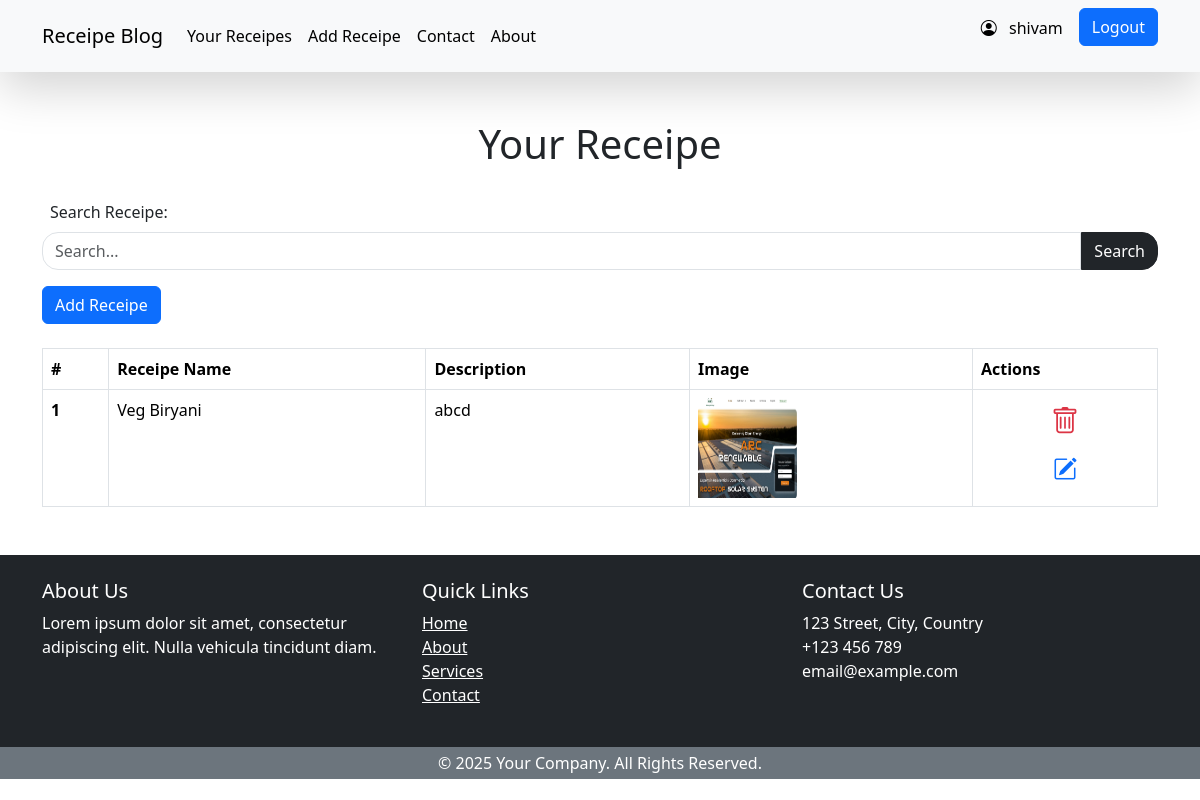
The page /receipe/user/shivamsingh175503@gmail.com (signed in) on the database its author committed.
### recipeProject/models.py (models this page shows)
class Receipe(models.Model):
    user = models.ForeignKey(User, on_delete=models.SET_NULL, null=True, blank=True)
    receipe_name = models.CharField(max_length=100)
    receipe_desc = models.TextField()
    receipe_image = models.ImageField(upload_to="receipe/")

### recipeProject/views.py (the view)
# urls.py: path('user/<username>', views.userReceipe, name='userReceipe'),
@login_required(login_url='/auth/signin')
def userReceipe(request,username):
    user = User.objects.get(username=username)
    queryset = Receipe.objects.filter(user=user.id)
    context = {'receipes': queryset}
    if request.GET.get("search"):
        search = request.GET.get("search")
        queryset = queryset.filter(receipe_name__icontains = search)
        context = {'receipes': queryset, 'search':True}
    return render(request, 'user_receipe.html', context)

### recipeProject/templates/user_receipe.html (shortened to what this page needs)
{% extends "layout.html" %} {% block title %} Receipe Page {% endblock title %}
{% block content %}
<div class="container mt-5">
  <div class="d-flex justify-content-center mt-4">
    <h1>Your Receipe</h1>
  </div>
  <form class="mt-4">
    <label for="search_receipe" class="form-label ps-2">Search Receipe:</label>
    <div class="d-flex">
      <input
        name="search"
        type="text"
        class="form-control rounded-4 rounded-end-0"
        id="search_receipe"
        placeholder="Search..."
      />
      <button type="submit" class="btn btn-dark rounded-4 rounded-start-0">
        Search
      </button>
    </div>
  </form>
  {% if request.user.is_authenticated %}
  <a
    href="/receipe/add-receipe"
    class="btn btn-primary {% if search %}mt-0{% else %}mt-3{% endif %}"
    >Add Receipe</a
  >
  {% endif %}
  <table class="table table-bordered mt-4">
    <thead>
      <tr>
        <th scope="col">#</th>
        <th scope="col">Receipe Name</th>
        <th scope="col">Description</th>
        <th scope="col">Image</th>
        {% if request.user.is_authenticated %}
        <th scope="col">Actions</th>
        {% endif %}
      </tr>
    </thead>
    <tbody>
      {% for receipe in receipes %}
      <tr>
        <th scope="row">{{forloop.counter}}</th>
        <td>{{receipe.receipe_name}}</td>
        <td>
          <p>{{receipe.receipe_desc}}</p>
        </td>
        <td>
          <img
            src="/receipe/media/{{receipe.receipe_image}}"
            width="100px"
            height="100px"
          />
        </td>
        {% if request.user.is_authenticated %}
        <td>
          <div class="d-flex flex-column gap-2">
            <a
              class="btn px-2 py-0"
              href="/receipe/delete-receipe/{{receipe.id}}"
              ><i class="bi bi-trash fs-3 text-danger"></i
            ></a>
            <a
              class="btn px-2 py-0"
              href="/receipe/update-receipe/{{receipe.id}}"
              ><i class="bi bi-pencil-square fs-4 text-primary"></i
            ></a>
          </div>
        </td>
        {% endif %}
      </tr>
      {% endfor %}
    </tbody>
  </table>
</div>
{% endblock content %}

### templates/navbar.html (shortened to what this page needs)
{% load static %}
<!DOCTYPE html>
<html lang="en">
<head>
    <link rel="stylesheet" href="{% static 'css/bootstrap.min.css' %}">
    <link rel="stylesheet" href="{% static 'icons/bootstrap-icons.css' %}">
</head>
<body>
    <nav class="navbar navbar-expand-lg bg-body-tertiary sticky-top shadow-lg">
        <div class="container">
          <a class="navbar-brand" href="/">Receipe Blog</a>
          <div class="collapse navbar-collapse" id="navbarSupportedContent">
            <ul class="navbar-nav me-auto mb-2 mb-lg-0">
              {% if request.user.is_authenticated %}
                <li class="nav-item ">
                    <a class="nav-link active" href="/receipe/user/{{request.user}}">Your Receipes</a>
                </li>
                <li class="nav-item">
                  <a class="nav-link active" href="/receipe/add-receipe">Add Receipe</a>
                </li>
                {% else %}
                <li class="nav-item">
                  <a class="nav-link active" href="/">All Receipes</a>
                </li>
                {% endif %}
                <li class="nav-item">
                  <a class="nav-link active" aria-current="page" href="/home/contact">Contact</a>
                </li>
                <li class="nav-item">
                    <a class="nav-link active" aria-current="page" href="/home/about">About</a>
                </li>
            </ul>
            <ul class="navbar-nav gap-2">
              {% if request.user.is_authenticated %}
                <li class="nav-item">
                  <P class="nav-link active" href="#">
                    <i class="bi bi-person-circle pe-2"></i>
                    {{request.user}}
                  </P>
                </li>
                <li class="nav-item">
                  <a class="btn btn-primary" href="/auth/signout">Logout</a>
                </li>
              {% endif %}
            </ul>
          </div>
        </div>
      </nav>
</body>
</html>

### rows shown on the page
Receipe: receipe_name "Veg Biryani", receipe_desc "abcd", receipe_image (picture)

### other values the page prints
{{ request.user }} "shivam"
